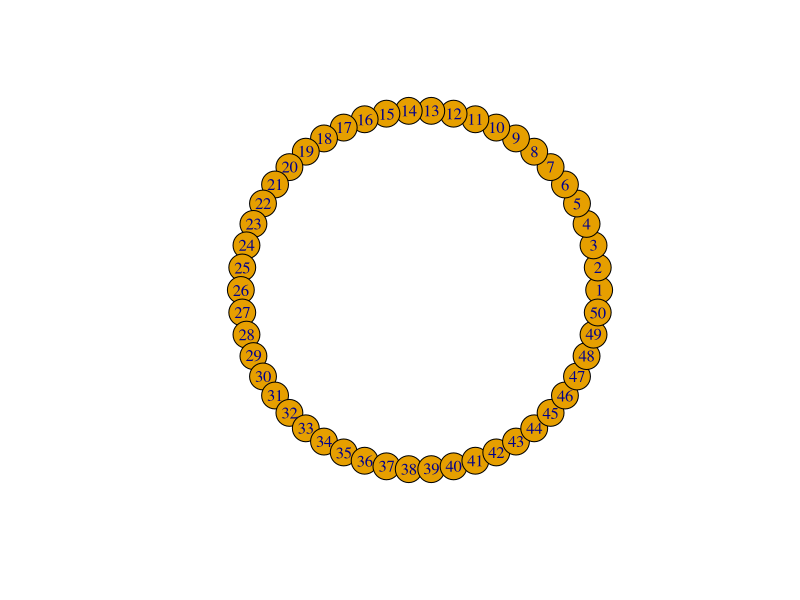

Generate this figure with R: (Note: this script raises an error after producing the figure.)
## ---- chunk 1
library(igraph)
set.seed(1)

# Create ring lattice
g = graph.lattice(length=50, dim=1, nei=4, circular=TRUE)
g$layout = layout.circle

# Average path length and clustering coefficient
average.path.length(g)
transitivity(g)
plot(g)

# Rewire edges
g2 = rewire.edges(g, prob=0.1)
average.path.length(g2)
transitivity(g2)
plot(g2)
